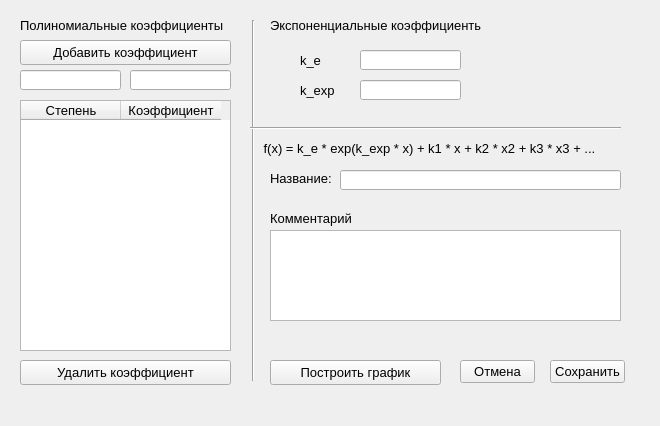
<?xml version="1.0" encoding="UTF-8"?>
<ui version="4.0">
 <class>widget</class>
 <widget class="QWidget" name="widget">
  <property name="geometry">
   <rect>
    <x>0</x>
    <y>0</y>
    <width>660</width>
    <height>426</height>
   </rect>
  </property>
  <property name="font">
   <font>
    <pointsize>10</pointsize>
   </font>
  </property>
  <property name="windowTitle">
   <string>Работа с функцией</string>
  </property>
  <widget class="QTableWidget" name="coef_tableWidget">
   <property name="geometry">
    <rect>
     <x>20</x>
     <y>100</y>
     <width>211</width>
     <height>251</height>
    </rect>
   </property>
   <column>
    <property name="text">
     <string>Степень</string>
    </property>
   </column>
   <column>
    <property name="text">
     <string>Коэффициент</string>
    </property>
   </column>
  </widget>
  <widget class="QLineEdit" name="power_lineEdit">
   <property name="geometry">
    <rect>
     <x>20</x>
     <y>70</y>
     <width>101</width>
     <height>20</height>
    </rect>
   </property>
  </widget>
  <widget class="QLineEdit" name="coef_lineEdit">
   <property name="geometry">
    <rect>
     <x>130</x>
     <y>70</y>
     <width>101</width>
     <height>20</height>
    </rect>
   </property>
  </widget>
  <widget class="QPushButton" name="add_coef_but">
   <property name="geometry">
    <rect>
     <x>20</x>
     <y>40</y>
     <width>211</width>
     <height>25</height>
    </rect>
   </property>
   <property name="text">
    <string>Добавить коэффициент</string>
   </property>
  </widget>
  <widget class="QLabel" name="label">
   <property name="geometry">
    <rect>
     <x>20</x>
     <y>10</y>
     <width>211</width>
     <height>31</height>
    </rect>
   </property>
   <property name="font">
    <font>
     <pointsize>10</pointsize>
    </font>
   </property>
   <property name="text">
    <string>Полиномиальные коэффициенты</string>
   </property>
  </widget>
  <widget class="QLabel" name="label_3">
   <property name="geometry">
    <rect>
     <x>300</x>
     <y>50</y>
     <width>41</width>
     <height>21</height>
    </rect>
   </property>
   <property name="text">
    <string>k_e</string>
   </property>
  </widget>
  <widget class="QLabel" name="label_4">
   <property name="geometry">
    <rect>
     <x>300</x>
     <y>80</y>
     <width>41</width>
     <height>21</height>
    </rect>
   </property>
   <property name="text">
    <string>k_exp</string>
   </property>
  </widget>
  <widget class="QLabel" name="label_2">
   <property name="geometry">
    <rect>
     <x>270</x>
     <y>10</y>
     <width>211</width>
     <height>31</height>
    </rect>
   </property>
   <property name="font">
    <font>
     <pointsize>10</pointsize>
    </font>
   </property>
   <property name="text">
    <string>Экспоненциальные коэффициенты</string>
   </property>
  </widget>
  <widget class="QLineEdit" name="k_exp_lineEdit">
   <property name="geometry">
    <rect>
     <x>360</x>
     <y>80</y>
     <width>101</width>
     <height>20</height>
    </rect>
   </property>
  </widget>
  <widget class="QLineEdit" name="k_e_lineEdit">
   <property name="geometry">
    <rect>
     <x>360</x>
     <y>50</y>
     <width>101</width>
     <height>20</height>
    </rect>
   </property>
  </widget>
  <widget class="QPushButton" name="create_graph_but">
   <property name="geometry">
    <rect>
     <x>270</x>
     <y>360</y>
     <width>171</width>
     <height>25</height>
    </rect>
   </property>
   <property name="text">
    <string>Построить график</string>
   </property>
  </widget>
  <widget class="QPushButton" name="save_but">
   <property name="geometry">
    <rect>
     <x>550</x>
     <y>360</y>
     <width>75</width>
     <height>23</height>
    </rect>
   </property>
   <property name="text">
    <string>Сохранить</string>
   </property>
  </widget>
  <widget class="QPushButton" name="cancel_but">
   <property name="geometry">
    <rect>
     <x>460</x>
     <y>360</y>
     <width>75</width>
     <height>23</height>
    </rect>
   </property>
   <property name="text">
    <string>Отмена</string>
   </property>
  </widget>
  <widget class="Line" name="line">
   <property name="geometry">
    <rect>
     <x>243</x>
     <y>20</y>
     <width>20</width>
     <height>361</height>
    </rect>
   </property>
   <property name="orientation">
    <enum>Qt::Vertical</enum>
   </property>
  </widget>
  <widget class="Line" name="line_2">
   <property name="geometry">
    <rect>
     <x>250</x>
     <y>120</y>
     <width>371</width>
     <height>16</height>
    </rect>
   </property>
   <property name="orientation">
    <enum>Qt::Horizontal</enum>
   </property>
  </widget>
  <widget class="QLabel" name="label_5">
   <property name="geometry">
    <rect>
     <x>260</x>
     <y>140</y>
     <width>371</width>
     <height>16</height>
    </rect>
   </property>
   <property name="text">
    <string> f(x) = k_e * exp(k_exp * x) + k1 * x + k2 * x2 + k3 * x3 + ...</string>
   </property>
  </widget>
  <widget class="QPushButton" name="del_coef_but">
   <property name="geometry">
    <rect>
     <x>20</x>
     <y>360</y>
     <width>211</width>
     <height>25</height>
    </rect>
   </property>
   <property name="text">
    <string>Удалить коэффициент</string>
   </property>
  </widget>
  <widget class="QLabel" name="label_7">
   <property name="geometry">
    <rect>
     <x>270</x>
     <y>170</y>
     <width>61</width>
     <height>16</height>
    </rect>
   </property>
   <property name="text">
    <string>Название:</string>
   </property>
  </widget>
  <widget class="QLineEdit" name="lineEdit">
   <property name="geometry">
    <rect>
     <x>340</x>
     <y>170</y>
     <width>281</width>
     <height>20</height>
    </rect>
   </property>
  </widget>
  <widget class="QLabel" name="label_8">
   <property name="geometry">
    <rect>
     <x>270</x>
     <y>210</y>
     <width>81</width>
     <height>16</height>
    </rect>
   </property>
   <property name="text">
    <string>Комментарий:</string>
   </property>
  </widget>
  <widget class="QTextEdit" name="textEdit">
   <property name="geometry">
    <rect>
     <x>270</x>
     <y>230</y>
     <width>351</width>
     <height>91</height>
    </rect>
   </property>
  </widget>
 </widget>
 <resources/>
 <connections/>
</ui>
